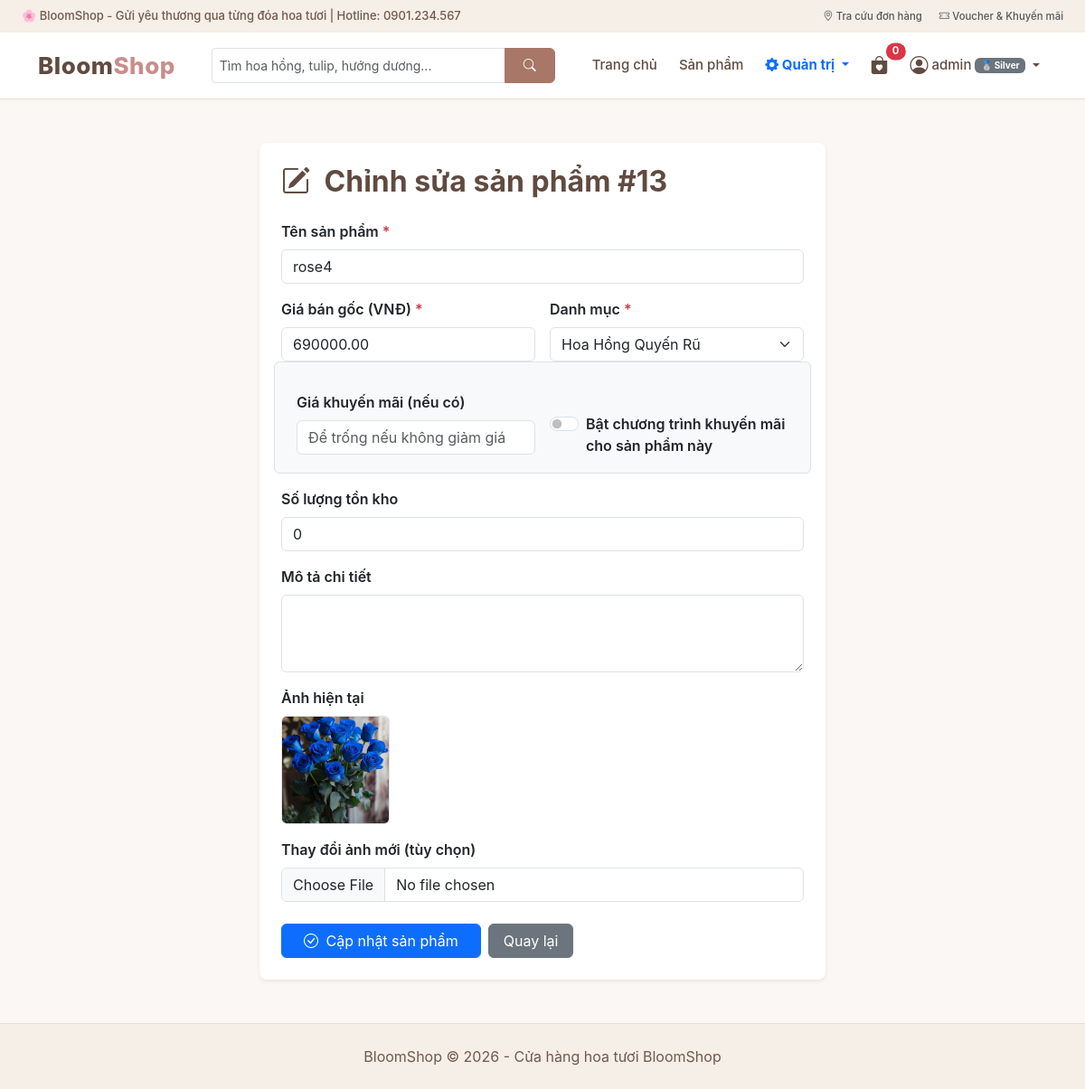
The page /index.php?act=suasp&id=13 (signed in) on the database its author committed.
### tables this page shows
CREATE TABLE `sanpham` (
  `id` int(11) NOT NULL AUTO_INCREMENT,
  `name` varchar(150) NOT NULL,
  `price` decimal(12,2) NOT NULL,
  `image` varchar(255) NOT NULL,
  `id_dm` int(11) NOT NULL,
  `sale_price` decimal(12,2) DEFAULT NULL,
  `is_sale` tinyint(1) DEFAULT 0,
  `description` text DEFAULT NULL,
  `so_luong` int(11) NOT NULL DEFAULT 0 COMMENT 'Ton kho hien tai',
  PRIMARY KEY (`id`),
  KEY `id_dm` (`id_dm`),
  CONSTRAINT `sanpham_ibfk_1` FOREIGN KEY (`id_dm`) REFERENCES `danhmuc` (`id`)
);

CREATE TABLE `danhmuc` (
  `id` int(11) NOT NULL AUTO_INCREMENT,
  `name` varchar(100) NOT NULL,
  PRIMARY KEY (`id`)
);

### controller/BaseController.php (called while the page is built, shortened)
<?php
class BaseController
{
    public function renderView($view_file, $data_truyen = [])
    {
        $asset_dir = file_exists('view/css/style.css') ? 'view' : (file_exists('../view/css/style.css') ? '../view' : 'view');
        extract($data_truyen);
        include __DIR__ . "/../view/header.php";
        include __DIR__ . "/../view/" . $view_file;
        include __DIR__ . "/../view/footer.php";
        exit;
    }
}

### model/BaseModel.php (called while the page is built, shortened)
<?php
class BaseModel extends database
{
    private static $cached_conn = null;
    protected function get_conn()
    {
        if (self::$cached_conn === null) {
            self::$cached_conn = $this->connection_database();
        }
        return self::$cached_conn;
    }
    public function queryAll($sql, $params = [])
    {
        $conn = $this->get_conn();
        $stmt = $conn->prepare($sql);
        $stmt->execute($params);
        return $stmt->fetchAll(PDO::FETCH_ASSOC);
    }
    public function readitem($sql, $params = [])
    {
        return $this->queryAll($sql, $params);
    }
    public function queryOne($sql, $params = [])
    {
        $conn = $this->get_conn();
        $stmt = $conn->prepare($sql);
        $stmt->execute($params);
        $result = $stmt->fetch(PDO::FETCH_ASSOC);
        return $result ? $result : null;
    }
    public function readsingle($sql, $params = [])
    {
        return $this->queryOne($sql, $params);
    }
}

### model/SanPhamModel.php (called while the page is built, shortened)
<?php
require_once __DIR__ . '/BaseModel.php';
class SanPhamModel extends BaseModel
{
    public function getProductById($id)
    {
        $sql = "SELECT sanpham.*, danhmuc.name AS tendanhmuc
                FROM sanpham
                LEFT JOIN danhmuc ON sanpham.id_dm = danhmuc.id
                WHERE sanpham.id = :id";
        return $this->readsingle($sql, [':id' => (int)$id]);
    }
}

### model/DanhMucModel.php (called while the page is built, shortened)
<?php
require_once __DIR__ . '/BaseModel.php';
class DanhMucModel extends BaseModel
{
    public function getAll()
    {
        return $this->readitem("SELECT danhmuc.*,
                                       (SELECT COUNT(*) FROM sanpham WHERE sanpham.id_dm = danhmuc.id) AS total_products
                                FROM danhmuc
                                ORDER BY danhmuc.id DESC");
    }
}

### view/suasp.php (the view, shortened to what this page needs)
<div class="container my-5 form-page">
    <div class="card border-0 shadow-sm p-4 rounded-3 bg-white">
        <h2 class="fw-bold mb-4" style="color: #604b41;">
            <i class="bi bi-pencil-square me-2"></i> Chỉnh sửa sản phẩm #<?= $sp['id'] ?>
        </h2>
        <form method="POST" action="index.php?act=capnhatsp" enctype="multipart/form-data">
            <div class="mb-3">
                <label class="form-label fw-semibold">Tên sản phẩm <span class="text-danger">*</span></label>
                <input name="name" class="form-control" value="<?= htmlspecialchars($sp['name']) ?>" required>
            </div>
            <div class="row g-3 mb-3">
                <div class="col-sm-6">
                    <label class="form-label fw-semibold">Giá bán gốc (VNĐ) <span class="text-danger">*</span></label>
                    <input type="number" min="0" step="1000" name="price" class="form-control" value="<?= $sp['price'] ?>" required>
                </div>
                <div class="col-sm-6">
                    <label class="form-label fw-semibold">Danh mục <span class="text-danger">*</span></label>
                    <select name="id_dm" class="form-select">
                        <?php foreach ($danhmuc as $dm) { ?>
                            <option value="<?= $dm['id'] ?>" <?= $dm['id'] == $sp['id_dm'] ? 'selected' : '' ?>>
                                <?= htmlspecialchars($dm['name']) ?>
                            </option>
                        <?php } ?>
                    </select>
                </div>
            </div>
            <div class="row g-3 mb-3 p-3 bg-light rounded border">
                <div class="col-sm-6">
                    <label class="form-label fw-semibold">Giá khuyến mãi (nếu có)</label>
                    <input type="number" min="0" step="1000" name="sale_price" class="form-control" value="<?= $sp['sale_price'] ?? '' ?>" placeholder="Để trống nếu không giảm giá">
                </div>
                <div class="col-sm-6 d-flex align-items-center pt-sm-4">
                    <div class="form-check form-switch">
                        <input class="form-check-input" type="checkbox" name="is_sale" value="1" id="is_sale" <?= (!empty($sp['is_sale'])) ? 'checked' : '' ?>>
                        <label class="form-check-label fw-semibold" for="is_sale">Bật chương trình khuyến mãi cho sản phẩm này</label>
                    </div>
                </div>
            </div>
            <div class="mb-3"><label class="form-label fw-semibold">Số lượng tồn kho</label><input type="number" name="so_luong" min="0" value="<?= (int)($sp['so_luong'] ?? 0) ?>" class="form-control" required></div>
            <div class="mb-3">
                <label class="form-label fw-semibold">Mô tả chi tiết</label>
                <textarea name="description" rows="3" class="form-control"><?= htmlspecialchars($sp['description'] ?? '') ?></textarea>
            </div>
            <div class="mb-3">
                <label class="form-label fw-semibold">Ảnh hiện tại</label>
                <div>
                    <img width="120" height="120" class="rounded object-fit-cover border" src="<?= $asset_dir ?>/image/sanpham/<?= htmlspecialchars($sp['image']) ?>" alt="" onerror="this.src='<?= $asset_dir ?>/image/banner.jpg'">
                </div>
            </div>
            <div class="mb-4">
                <label class="form-label fw-semibold">Thay đổi ảnh mới (tùy chọn)</label>
                <input type="file" name="image" class="form-control" accept=".jpg,.jpeg,.png,.webp">
            </div>
            <div class="d-flex gap-2">
                <button type="submit" name="capnhat" class="btn btn-primary px-4">
                    <i class="bi bi-check-circle me-1"></i> Cập nhật sản phẩm
                </button>
                <a href="index.php?act=quanlysp" class="btn btn-secondary px-3">Quay lại</a>
            </div>
        </form>
    </div>
</div>

### view/css/style.css (style rules this page uses)
:root { --bloom-primary: #a87768; --bloom-hover: #81594e; --bloom-dark: #604b41; --bloom-light: #faf7f5; --bloom-cream: #f5efe8; --bloom-accent: #c98d8d; --bloom-border: #ebdcd5; }
html { scroll-behavior: smooth; }
body { margin: 0; font-family: -apple-system, BlinkMacSystemFont, "Segoe UI", Roboto, "Helvetica Neue", Arial, sans-serif; background-color: var(--bloom-light); color: #4a3e3d; text-rendering: optimizeLegibility; -webkit-font-smoothing: antialiased; }
a { color: var(--bloom-primary); text-decoration: none; transition: color 0.2s ease; }
.auth-form, .form-page { max-width: 650px; }

### rows shown on the page
sanpham: id "13", name "rose4", price "690000.00", id_dm "Hoa Hồng Quyến Rũ", so_luong "0", image (picture)

### other values the page prints
$cart_count "0"
$_SESSION['name'] "admin"
